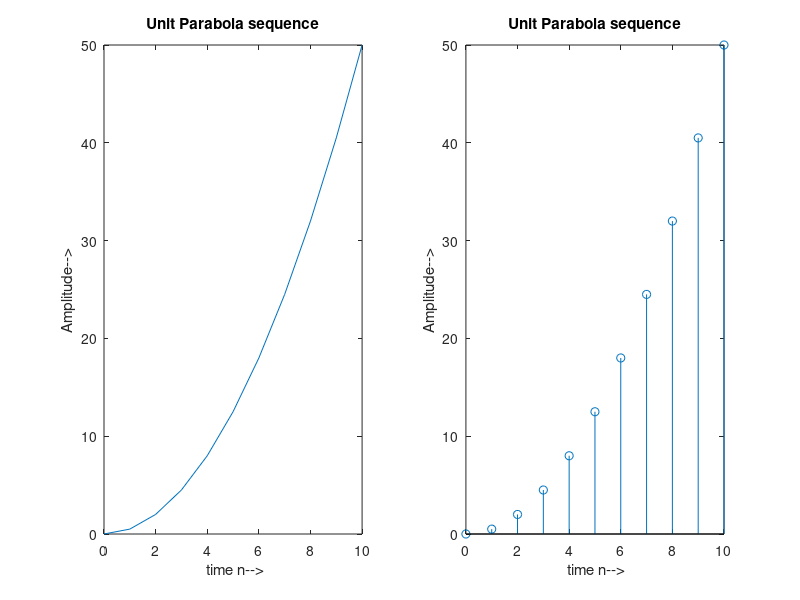

The MATLAB script that drew this image:
clc;
clear all;
close all;
n=0:1:10;
parabola=.5*(n.^2);
subplot(1,2,1);
plot(n,parabola);
xlabel(' time n-->');
ylabel('Amplitude-->');
title('Unit Parabola sequence');


n=0:1:10;
parabola=.5*(n.^2);
subplot(1,2,2);
stem(n,parabola);
xlabel(' time n-->');
ylabel('Amplitude-->');
title('Unit Parabola sequence');
